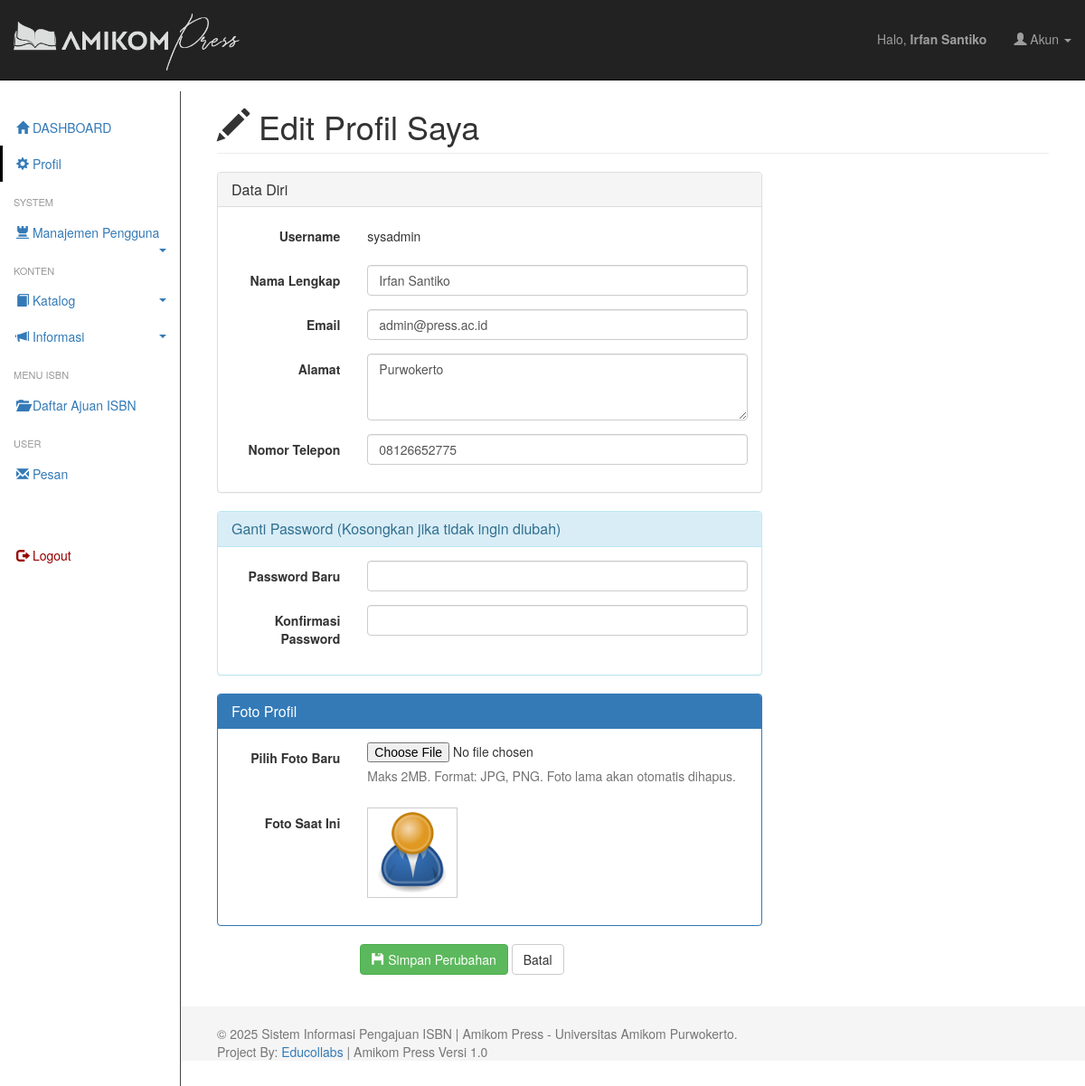
Screenshot of /pages/profil_edit.php (signed in) with the database file from the repository.
### tables this page shows
CREATE TABLE IF NOT EXISTS `users` (
  `id_user` int NOT NULL AUTO_INCREMENT,
  `username` varchar(50) NOT NULL,
  `password` varchar(255) NOT NULL,
  `nama_lengkap` varchar(100) NOT NULL,
  `email` varchar(100) NOT NULL,
  `alamat` text,
  `no_telp` varchar(20) DEFAULT NULL,
  `id_role` int NOT NULL,
  `is_active` tinyint(1) DEFAULT '1',
  `foto_profil` varchar(255) DEFAULT 'default.png',
  `created_at` datetime DEFAULT CURRENT_TIMESTAMP,
  PRIMARY KEY (`id_user`),
  UNIQUE KEY `username` (`username`),
  UNIQUE KEY `email` (`email`),
  KEY `id_role` (`id_role`)
);

### pages/profil_edit.php (the view, shortened to what this page needs)
<?php
require_once '../conn.php';
$id_user = $_SESSION['id_user'];
$page_title = "Edit Profil Saya";
$current_email = '';
$current_alamat = '';
$current_no_telp = '';
$user_data = [];
try {
    $stmt = $conn->prepare("SELECT username, nama_lengkap, email, alamat, no_telp, foto_profil FROM users WHERE id_user = :id_user");
    $stmt->bindParam(':id_user', $id_user);
    $stmt->execute();
    $user_data = $stmt->fetch(PDO::FETCH_ASSOC);
    $current_email = $user_data['email'];
    $current_alamat = $user_data['alamat'];
    $current_no_telp = $user_data['no_telp'];
} catch (PDOException $e) {
    set_flashdata('error', 'Gagal memuat data form edit.');
    header('Location: profil.php');
    exit;
}
$foto_profil_filename = $user_data['foto_profil'] ?? '';
$foto_path = empty($foto_profil_filename) || $foto_profil_filename == 'default.png' ?
    '../assets/img/user/default.png' :
    '../assets/img/user/' . htmlspecialchars($foto_profil_filename);
?>
<?php include '../includes/header.php'; ?>
<?php include '../includes/sidebar.php'; ?>
<div class="col-sm-9 col-sm-offset-3 col-md-10 col-md-offset-2 main">
    <h1 class="page-header"><span class="glyphicon glyphicon-pencil"></span> <?= $page_title ?></h1>
    <div class="row">
        <div class="col-md-8">
            <form method="POST" action="profil_edit.php" enctype="multipart/form-data" class="form-horizontal">
                <div class="panel panel-default">
                    <div class="panel-heading">
                        <h3 class="panel-title">Data Diri</h3>
                    </div>
                    <div class="panel-body">
                        <div class="form-group">
                            <label for="username" class="col-sm-3 control-label">Username</label>
                            <div class="col-sm-9">
                                <p class="form-control-static"><?= htmlspecialchars($user_data['username'] ?? 'N/A') ?></p>
                            </div>
                        </div>
                        <div class="form-group">
                            <label for="nama_lengkap" class="col-sm-3 control-label">Nama Lengkap</label>
                            <div class="col-sm-9">
                                <input type="text" class="form-control" id="nama_lengkap" name="nama_lengkap"
                                    value="<?= htmlspecialchars($current_nama_lengkap) ?>" required>
                            </div>
                        </div>
                        <div class="form-group">
                            <label for="email" class="col-sm-3 control-label">Email</label>
                            <div class="col-sm-9">
                                <input type="email" class="form-control" id="email" name="email"
                                    value="<?= htmlspecialchars($current_email) ?>" required>
                            </div>
                        </div>
                        <div class="form-group">
                            <label for="alamat" class="col-sm-3 control-label">Alamat</label>
                            <div class="col-sm-9">
                                <textarea class="form-control" id="alamat" name="alamat" rows="3"><?= htmlspecialchars($current_alamat ?? '') ?></textarea>
                            </div>
                        </div>
                        <div class="form-group">
                            <label for="no_telp" class="col-sm-3 control-label">Nomor Telepon</label>
                            <div class="col-sm-9">
                                <input type="text" class="form-control" id="no_telp" name="no_telp"
                                    value="<?= htmlspecialchars($current_no_telp ?? '') ?>">
                            </div>
                        </div>
                    </div>
                </div>
                <div class="panel panel-info">
                    <div class="panel-heading">
                        <h3 class="panel-title">Ganti Password (Kosongkan jika tidak ingin diubah)</h3>
                    </div>
                    <div class="panel-body">
                        <div class="form-group">
                            <label for="new_password" class="col-sm-3 control-label">Password Baru</label>
                            <div class="col-sm-9">
                                <input type="password" class="form-control" id="new_password" name="new_password">
                            </div>
                        </div>
                        <div class="form-group">
                            <label for="confirm_password" class="col-sm-3 control-label">Konfirmasi Password</label>
                            <div class="col-sm-9">
                                <input type="password" class="form-control" id="confirm_password" name="confirm_password">
                            </div>
                        </div>
                    </div>
                </div>
                <div class="panel panel-primary">
                    <div class="panel-heading">
                        <h3 class="panel-title">Foto Profil</h3>
                    </div>
                    <div class="panel-body">
                        <div class="form-group">
                            <label for="foto_profil" class="col-sm-3 control-label">Pilih Foto Baru</label>
                            <div class="col-sm-9">
                                <input type="file" id="foto_profil" name="foto_profil" accept="image/jpeg, image/png, image/jpg">
                                <p class="help-block">Maks 2MB. Format: JPG, PNG. Foto lama akan otomatis dihapus.</p>
                            </div>
                        </div>
                        <div class="form-group">
                            <label class="col-sm-3 control-label">Foto Saat Ini</label>
                            <div class="col-sm-9">
                                <img src="<?= $foto_path ?>" alt="Foto Profil Saat Ini" style="width: 100px; height: 100px; object-fit: cover; border: 1px solid #ccc;">
                            </div>
                        </div>
                    </div>
                </div>
                <div class="form-group">
                    <div class="col-sm-offset-3 col-sm-9">
                        <button type="submit" class="btn btn-success"><span class="glyphicon glyphicon-floppy-disk"></span> Simpan Perubahan</button>
                        <a href="profil.php" class="btn btn-default">Batal</a>
                    </div>
                </div>
            </form>
        </div>
    </div>
</div>
<?php include '../includes/footer.php'; ?>

### assets/css/dashboard.css (style rules this page uses)
body { padding-top: 10px; }
.main { padding: 20px; }
@media (min-width: 768px) { .main { padding-right: 40px; padding-left: 40px; } }

### rows the page displays
users: username "sysadmin", email "admin@press.ac.id", alamat "Purwokerto", no_telp "08126652775", foto_profil (placeholder picture)

### other values shown
$current_nama_lengkap "Irfan Santiko"
$page_title "Edit Profil Saya"
